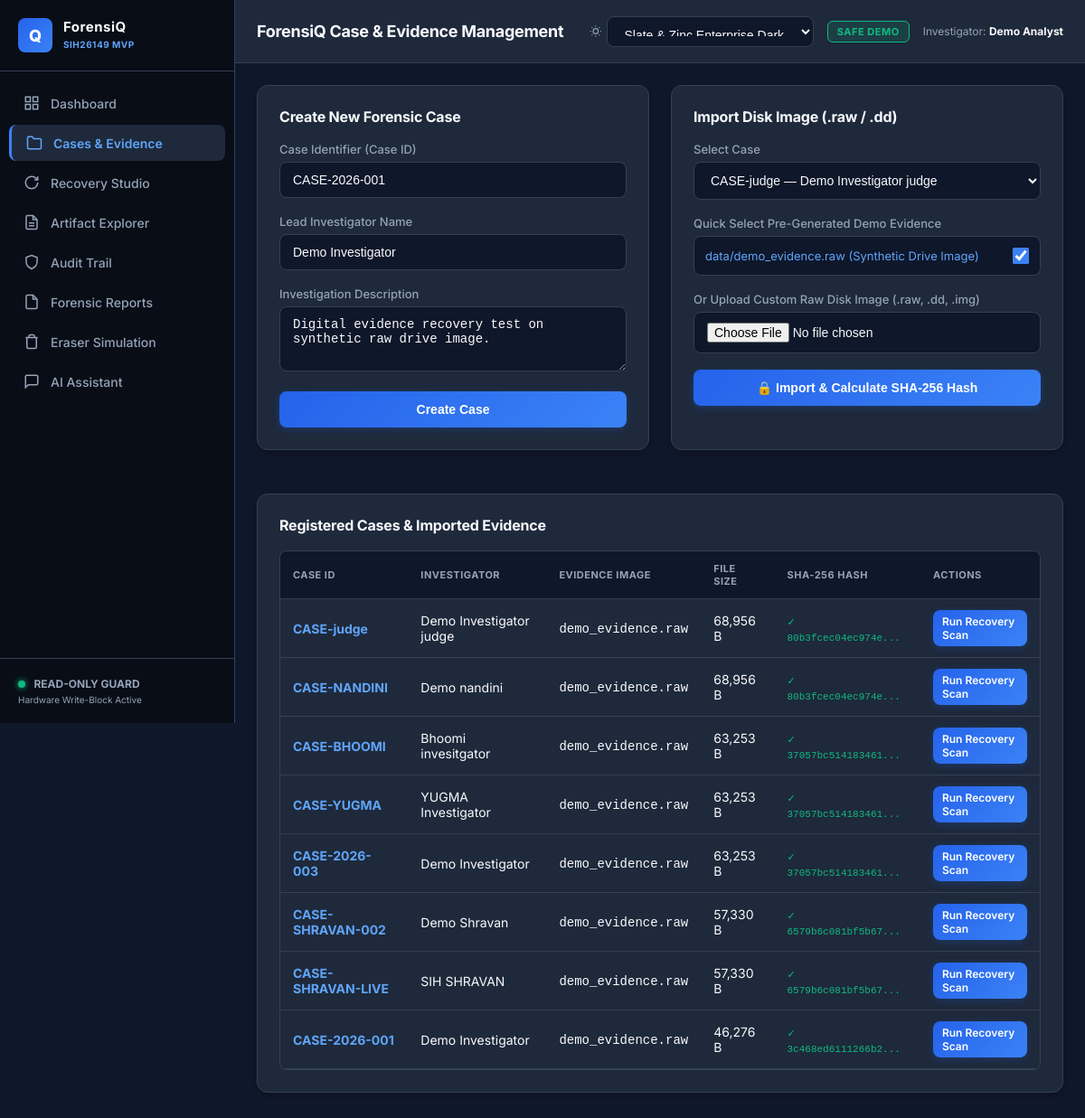
The app's page /cases with its own data.
### tables this page shows
CREATE TABLE cases (
            id INTEGER PRIMARY KEY AUTOINCREMENT,
            case_id TEXT UNIQUE NOT NULL,
            investigator TEXT NOT NULL,
            description TEXT,
            created_at TIMESTAMP DEFAULT CURRENT_TIMESTAMP
        );

CREATE TABLE evidence (
            id INTEGER PRIMARY KEY AUTOINCREMENT,
            case_id TEXT NOT NULL,
            filename TEXT NOT NULL,
            file_path TEXT NOT NULL,
            size INTEGER NOT NULL,
            sha256 TEXT,
            imported_at TIMESTAMP DEFAULT CURRENT_TIMESTAMP,
            FOREIGN KEY(case_id) REFERENCES cases(case_id) ON DELETE CASCADE
        );

### app.py (the view)
@app.route("/cases")
def cases_view():
    conn = get_db_connection()
    cursor = conn.cursor()
    cursor.execute("SELECT * FROM cases ORDER BY id DESC")
    cases = [dict(r) for r in cursor.fetchall()]
    evidence_by_case = {}
    for c in cases:
        cursor.execute("SELECT * FROM evidence WHERE case_id = ?", (c["case_id"],))
        evidence_by_case[c["case_id"]] = [dict(r) for r in cursor.fetchall()]
    conn.close()
    return render_template(
        "case.html", active_page="cases", cases=cases, evidence_by_case=evidence_by_case
    )

### database.py (called while the page is built)
def get_db_connection():
    os.makedirs(os.path.dirname(DB_PATH), exist_ok=True)
    conn = sqlite3.connect(DB_PATH, timeout=30.0)
    conn.row_factory = sqlite3.Row
    conn.execute("PRAGMA journal_mode = WAL;")
    return conn

### templates/case.html (shortened to what this page needs)
{% extends 'base.html' %}
{% block page_title %}ForensiQ Case & Evidence Management{% endblock %}
{% block content %}
<div class="grid-2col">
    <div class="card">
        <div class="card-title">Create New Forensic Case</div>
        <form action="{{ url_for('create_case') }}" method="POST">
            <div class="form-group">
                <label class="form-label">Case Identifier (Case ID)</label>
                <input type="text" name="case_id" class="form-control" placeholder="e.g. CASE-2026-001" value="CASE-2026-001" required>
            </div>
            <div class="form-group">
                <label class="form-label">Lead Investigator Name</label>
                <input type="text" name="investigator" class="form-control" placeholder="e.g. Demo Investigator" value="Demo Investigator" required>
            </div>
            <div class="form-group">
                <label class="form-label">Investigation Description</label>
                <textarea name="description" class="form-control" rows="3" placeholder="Case details, warrant number, or objective...">Digital evidence recovery test on synthetic raw drive image.</textarea>
            </div>
            <button type="submit" class="btn btn-primary" style="width: 100%; justify-content: center;">
                Create Case
            </button>
        </form>
    </div>
    <div class="card">
        <div class="card-title">Import Disk Image (.raw / .dd)</div>
        <form action="{{ url_for('import_evidence') }}" method="POST" enctype="multipart/form-data">
            <div class="form-group">
                <label class="form-label">Select Case</label>
                <select name="case_id" class="form-control" required>
                    {% for c in cases %}
                    <option value="{{ c.case_id }}">{{ c.case_id }} — {{ c.investigator }}</option>
                    {% else %}
                    <option value="">No cases available. Create one first!</option>
                    {% endfor %}
                </select>
            </div>
            <div class="form-group">
                <label class="form-label">Quick Select Pre-Generated Demo Evidence</label>
                <div style="background: var(--bg-input); padding: 12px; border-radius: 8px; border: 1px solid var(--border-color); display: flex; align-items: center; justify-content: space-between; flex-wrap: wrap; gap: 8px;">
                    <span style="font-size: 13px; color: var(--text-highlight);">data/demo_evidence.raw (Synthetic Drive Image)</span>
                    <input type="checkbox" name="use_demo_image" value="true" checked style="width: 18px; height: 18px; accent-color: var(--accent-primary);">
                </div>
            </div>
            <div class="form-group">
                <label class="form-label">Or Upload Custom Raw Disk Image (.raw, .dd, .img)</label>
                <input type="file" name="evidence_file" class="form-control" accept=".raw,.dd,.img">
            </div>
            <button type="submit" class="btn btn-primary" style="width: 100%; justify-content: center;">
                🔒 Import & Calculate SHA-256 Hash
            </button>
        </form>
    </div>
</div>
<div class="card" style="margin-top: 24px;">
    <div class="card-title">Registered Cases & Imported Evidence</div>
    <div class="table-responsive">
        <table class="data-table">
            <thead>
                <tr>
                    <th>Case ID</th>
                    <th>Investigator</th>
                    <th>Evidence Image</th>
                    <th>File Size</th>
                    <th>SHA-256 Hash</th>
                    <th>Actions</th>
                </tr>
            </thead>
            <tbody>
                {% for c in cases %}
                    {% set ev_items = evidence_by_case.get(c.case_id, []) %}
                    {% if ev_items %}
                        {% for ev in ev_items %}
                        <tr>
                            <td><strong style="color: var(--text-highlight);">{{ c.case_id }}</strong></td>
                            <td>{{ c.investigator }}</td>
                            <td><code>{{ ev.filename }}</code></td>
                            <td>{{ "{:,}".format(ev.size) }} B</td>
                            <td>
                                {% if ev.sha256 %}
                                <span style="font-family: monospace; font-size: 11px; color: var(--accent-emerald);">✓ {{ ev.sha256[:16] }}...</span>
                                {% else %}
                                <span style="color: var(--accent-amber); font-size: 11px;">Calculating...</span>
                                {% endif %}
                            </td>
                            <td>
                                <a href="{{ url_for('recovery_studio', case_id=c.case_id) }}" class="btn btn-primary" style="padding: 4px 10px; font-size: 12px;">Run Recovery Scan</a>
                            </td>
                        </tr>
                        {% endfor %}
                    {% endif %}
                {% else %}
                    <tr>
                        <td colspan="6" style="text-align: center; color: var(--text-muted); padding: 25px;">No cases created yet.</td>
                    </tr>
                {% endfor %}
            </tbody>
        </table>
    </div>
</div>
{% endblock %}

### static/css/style.css (style rules this page uses)
:root { --bg-dark: #0f172a; --bg-sidebar: #090d16; --bg-card: #1e293b; --bg-card-hover: #26334d; --bg-input: #0f172a; --border-color: #334155; --border-hover: #475569; --accent-primary: #3b82f6; --accent-primary-hover: #2563eb; --accent-gradient: linear-gradient(135deg, #2563eb 0%, #3b82f6 100%); --accent-cyan: #38bdf8; --accent-blue: #60a5fa; --accent-emerald: #10b981; --accent-amber: #f59e0b; --accent-rose: #ef4444; --text-main: #f8fafc; --text-muted: #94a3b8; --text-highlight: #60a5fa; --btn-primary-text: #ffffff; --sidebar-width: 260px; --card-shadow: 0 4px 6px -1px rgba(0, 0, 0, 0.2), 0 2px 4px -2px rgba(0, 0, 0, 0.1); --glow-effect: none; }
[data-theme="slate-zinc"] { --bg-dark: #0f172a; --bg-sidebar: #090d16; --bg-card: #1e293b; --bg-card-hover: #26334d; --bg-input: #0f172a; --border-color: #334155; --border-hover: #475569; --accent-primary: #3b82f6; --accent-primary-hover: #2563eb; --accent-gradient: linear-gradient(135deg, #2563eb 0%, #3b82f6 100%); --accent-cyan: #38bdf8; --accent-blue: #60a5fa; --accent-emerald: #10b981; --accent-amber: #f59e0b; --accent-rose: #ef4444; --text-main: #f8fafc; --text-muted: #94a3b8; --text-highlight: #60a5fa; --btn-primary-text: #ffffff; --card-shadow: 0 4px 6px -1px rgba(0, 0, 0, 0.2); --glow-effect: none; }
* { box-sizing: border-box; margin: 0; padding: 0; }
html, body { width: 100%; max-width: 100%; overflow-x: hidden; }
body { font-family: 'Inter', system-ui, -apple-system, BlinkMacSystemFont, 'Segoe UI', Roboto, sans-serif; background-color: var(--bg-dark); color: var(--text-main); display: flex; min-height: 100vh; transition: background-color 0.25s ease, color 0.25s ease; -webkit-text-size-adjust: 100%; }
.card { background-color: var(--bg-card); border: 1px solid var(--border-color); border-radius: 12px; padding: 24px; margin-bottom: 24px; box-shadow: var(--card-shadow); transition: background-color 0.25s ease, border-color 0.25s ease; width: 100%; box-sizing: border-box; }
.card-title { font-size: 16px; font-weight: 700; margin-bottom: 18px; color: var(--text-main); display: flex; align-items: center; justify-content: space-between; letter-spacing: -0.2px; flex-wrap: wrap; gap: 10px; }
.form-group { margin-bottom: 18px; }
.form-label { display: block; font-size: 13px; color: var(--text-muted); margin-bottom: 6px; font-weight: 500; }
.form-control { width: 100%; padding: 11px 14px; background-color: var(--bg-input); border: 1px solid var(--border-color); border-radius: 8px; color: var(--text-main); font-size: 14px; outline: none; transition: border-color 0.2s ease, box-shadow 0.2s ease; box-sizing: border-box; }
.btn { display: inline-flex; align-items: center; gap: 8px; padding: 11px 20px; font-size: 14px; font-weight: 600; border-radius: 8px; border: 1px solid transparent; cursor: pointer; transition: all 0.2s ease; text-decoration: none; min-height: 40px; }
.btn-primary { background: var(--accent-gradient); color: var(--btn-primary-text); box-shadow: 0 2px 8px rgba(37, 99, 235, 0.25); border: none; }
.table-responsive { width: 100%; overflow-x: auto; -webkit-overflow-scrolling: touch; border-radius: 8px; border: 1px solid var(--border-color); }
table.data-table { width: 100%; min-width: 600px; border-collapse: collapse; font-size: 14px; }
table.data-table th, table.data-table td { padding: 12px 14px; text-align: left; border-bottom: 1px solid var(--border-color); }
table.data-table th { background-color: var(--bg-input); color: var(--text-muted); font-size: 11px; text-transform: uppercase; letter-spacing: 0.5px; font-weight: 700; }
.grid-2col { display: grid; grid-template-columns: 1fr 1fr; gap: 24px; }

### records on screen
cases: case_id "CASE-judge", investigator "Demo Investigator judge"
evidence: filename "demo_evidence.raw", size "68,956", sha256 "80b3fcec04ec974e"
cases: case_id "CASE-NANDINI", investigator "Demo nandini"
evidence: filename "demo_evidence.raw", size "68,956", sha256 "80b3fcec04ec974e"
cases: case_id "CASE-BHOOMI", investigator "Bhoomi invesitgator"
evidence: filename "demo_evidence.raw", size "63,253", sha256 "37057bc514183461"
cases: case_id "CASE-YUGMA", investigator "YUGMA Investigator"
evidence: filename "demo_evidence.raw", size "63,253", sha256 "37057bc514183461"
cases: case_id "CASE-2026-003", investigator "Demo Investigator"
evidence: filename "demo_evidence.raw", size "63,253", sha256 "37057bc514183461"
cases: case_id "CASE-SHRAVAN-002", investigator "Demo Shravan"
evidence: filename "demo_evidence.raw", size "57,330", sha256 "6579b6c081bf5b67"
cases: case_id "CASE-SHRAVAN-LIVE", investigator "SIH SHRAVAN"
evidence: filename "demo_evidence.raw", size "57,330", sha256 "6579b6c081bf5b67"
cases: case_id "CASE-2026-001", investigator "Demo Investigator"
evidence: filename "demo_evidence.raw", size "46,276", sha256 "3c468ed6111266b2"

### other values on screen
form field case_id "CASE-judge — Demo Investigator judge"
